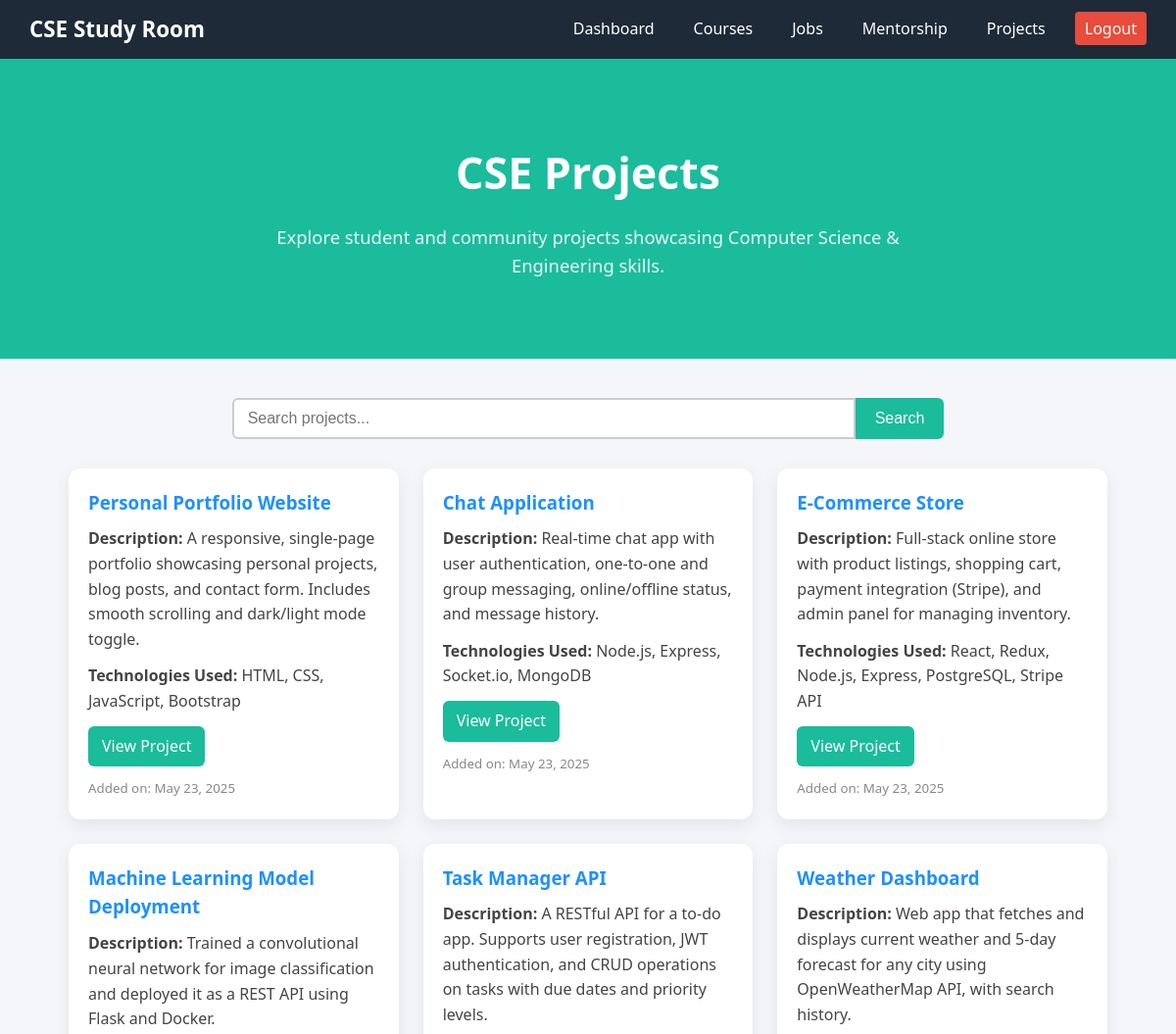
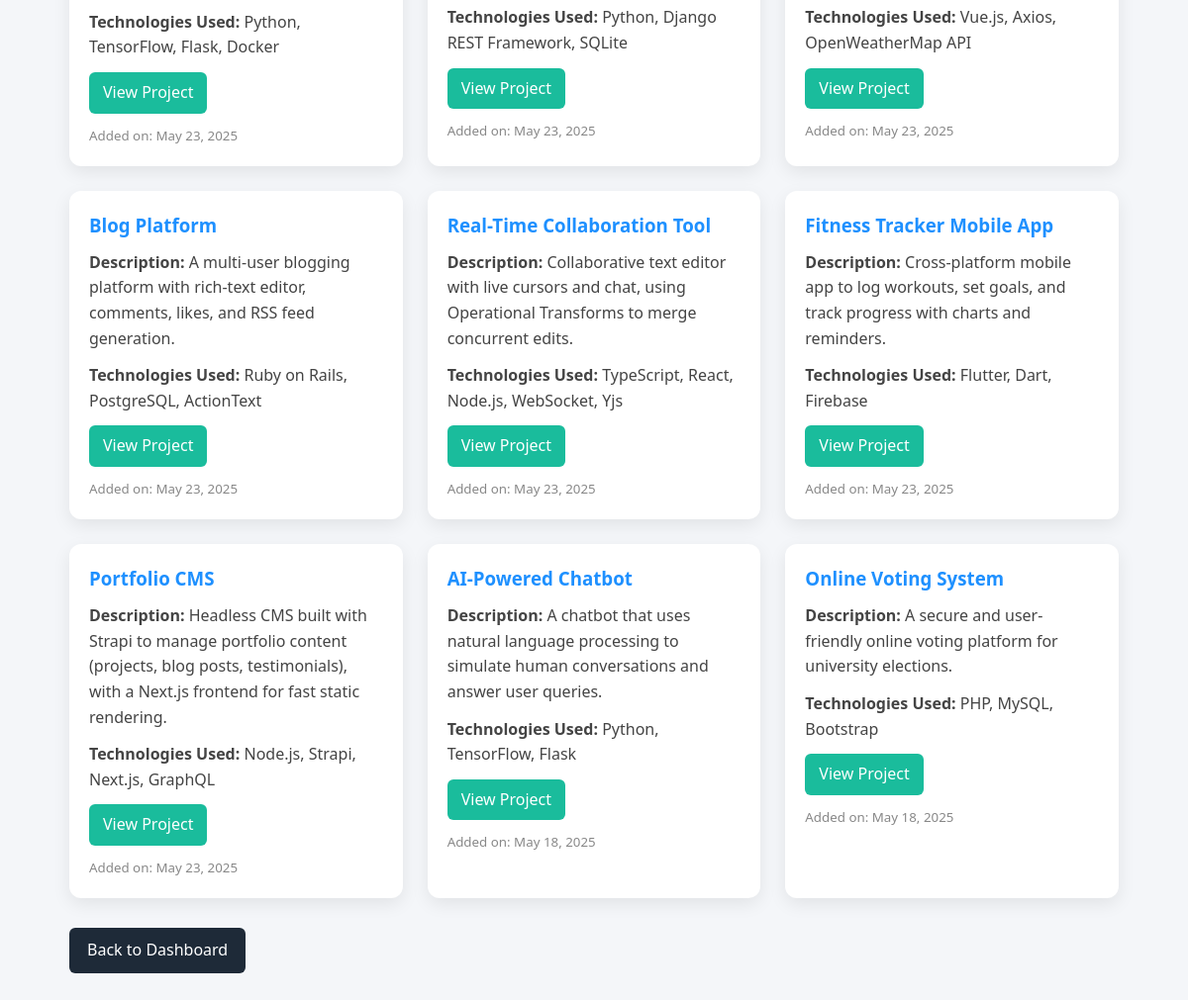
Screenshot of /pages/projects.php (signed in) with the database file from the repository (2 pictures, top to bottom).
### tables this page shows
CREATE TABLE `projects` (
  `id` int(11) NOT NULL,
  `title` varchar(255) NOT NULL,
  `description` text NOT NULL,
  `technologies` varchar(255) NOT NULL,
  `link` text NOT NULL,
  `created_at` timestamp NOT NULL DEFAULT current_timestamp()
);

### pages/projects.php (the view, shortened to what this page needs)
<?php
include('../db.php');
$search = '';
$params = [];
$sql = "SELECT * FROM projects";
$sql .= " ORDER BY created_at DESC";
$stmt = $conn->prepare($sql);
$stmt->execute($params);
$projects = $stmt->fetchAll(PDO::FETCH_ASSOC);
?>
<!DOCTYPE html>
<html lang="en">
<head>
  <link rel="stylesheet" href="../assets/css/projects.css">
</head>
<body>
  <nav class="nav">
    <div class="nav__brand">CSE Study Room</div>
    <ul class="nav__links">
      <li><a href="dashboard.php">Dashboard</a></li>
      <li><a href="courses.php">Courses</a></li>
      <li><a href="jobs.php">Jobs</a></li>
      <li><a href="mentorship.php">Mentorship</a></li>
      <li><a href="projects.php">Projects</a></li>
      <li><a href="../auth/logout.php" class="nav__logout">Logout</a></li>
    </ul>
  </nav>
  <section class="hero">
    <h1 class="hero-title">CSE Projects</h1>
    <p class="hero-subtitle">
      Explore student and community projects showcasing Computer Science &amp; Engineering skills.
    </p>
  </section>
  <div class="container">
    <form class="search-form" method="GET" action="projects.php">
      <input
        type="text"
        name="search"
        class="search-input"
        placeholder="Search projects..."
        value="<?php echo htmlspecialchars($search); ?>"
      >
      <button type="submit" class="search-btn">Search</button>
    </form>
    <?php if ($projects): ?>
      <div class="projects-list">
        <?php foreach ($projects as $project): ?>
          <div class="project-item">
            <h3><?php echo htmlspecialchars($project['title']); ?></h3>
            <p><strong>Description:</strong> <?php echo htmlspecialchars($project['description']); ?></p>
            <p><strong>Technologies Used:</strong> <?php echo htmlspecialchars($project['technologies']); ?></p>
            <a href="<?php echo htmlspecialchars($project['link']); ?>"
               target="_blank"
               class="btn">View Project</a>
            <small>Added on: <?php echo date('F j, Y', strtotime($project['created_at'])); ?></small>
          </div>
        <?php endforeach; ?>
      </div>
    <?php else: ?>
      <p class="no-results">No projects found. Try a different search term.</p>
    <?php endif; ?>
    <div class="section">
      <a href="dashboard.php" class="btn">Back to Dashboard</a>
    </div>
  </div>
</body>
</html>

### style/projects.css (style rules this page uses)
* { margin: 0; padding: 0; box-sizing: border-box; }
body { font-family: 'Segoe UI', Tahoma, Geneva, Verdana, sans-serif; background-color: #f4f6f9; color: #333; line-height: 1.6; }
.nav { display: flex; align-items: center; justify-content: space-between; background: #1e2a38; padding: 0 30px; height: 60px; }
.nav__brand { color: #fff; font-size: 1.4rem; font-weight: bold; }
.nav__links { list-style: none; display: flex; gap: 20px; }
.nav__links a { color: #fff; text-decoration: none; font-weight: 500; padding: 6px 10px; border-radius: 4px; transition: background .2s, color .2s; }
.nav__logout { background: #e74c3c; }
.hero { background: #1abc9c; color: #fff; padding: 80px 20px; text-align: center; }
.hero-title { font-size: 2.8rem; margin-bottom: 15px; }
.hero-subtitle { font-size: 1.15rem; max-width: 700px; margin: 0 auto; opacity: .9; }
.container { max-width: 1100px; margin: 40px auto; padding: 0 20px; }
.search-form { display: flex; justify-content: center; margin-bottom: 30px; }
.search-input { width: 60%; padding: 10px 14px; border: 2px solid #ccc; border-radius: 6px 0 0 6px; font-size: 1em; outline: none; transition: border-color .2s; }
.search-btn { background: #1abc9c; color: #fff; border: none; padding: 10px 20px; border-radius: 0 6px 6px 0; font-size: 1em; cursor: pointer; transition: background .2s; }
.projects-list { display: grid; grid-template-columns: repeat(auto-fit, minmax(300px,1fr)); gap: 25px; }
.project-item { background: #fff; border-radius: 12px; padding: 20px; box-shadow: 0 6px 18px rgba(0,0,0,.08); transition: transform .3s, box-shadow .3s; }
.project-item h3 { color: #1e90ff; margin-bottom: 10px; }
.project-item p { margin-bottom: 12px; color: #444; }
.project-item a.btn { display: inline-block; background: #1abc9c; color: #fff; text-decoration: none; padding: 8px 14px; border-radius: 6px; font-weight: 500; transition: background .2s; }
.project-item small { display: block; margin-top: 12px; color: #888; }
.section .btn { display: inline-block; margin-top: 30px; background: #1e2a38; color: #fff; padding: 10px 18px; border-radius: 6px; text-decoration: none; transition: background .2s; }

### rows the page displays
projects: title "Personal Portfolio Website", description "A responsive, single-page portfolio showcasing personal projects, blog posts, and contact form. Includes smooth scrolling and dark/light mode toggle.", technologies "HTML, CSS, JavaScript, Bootstrap", created_at "May 23, 2025"
projects: title "Chat Application", description "Real-time chat app with user authentication, one-to-one and group messaging, online/offline status, and message history.", technologies "Node.js, Express, Socket.io, MongoDB", created_at "May 23, 2025"
projects: title "E-Commerce Store", description "Full-stack online store with product listings, shopping cart, payment integration (Stripe), and admin panel for managing inventory.", technologies "React, Redux, Node.js, Express, PostgreSQL, Stripe API", created_at "May 23, 2025"
projects: title "Machine Learning Model Deployment", description "Trained a convolutional neural network for image classification and deployed it as a REST API using Flask and Docker.", technologies "Python, TensorFlow, Flask, Docker", created_at "May 23, 2025"
projects: title "Task Manager API", description "A RESTful API for a to-do app. Supports user registration, JWT authentication, and CRUD operations on tasks with due dates and priority levels.", technologies "Python, Django REST Framework, SQLite", created_at "May 23, 2025"
projects: title "Weather Dashboard", description "Web app that fetches and displays current weather and 5-day forecast for any city using OpenWeatherMap API, with search history.", technologies "Vue.js, Axios, OpenWeatherMap API", created_at "May 23, 2025"
projects: title "Blog Platform", description "A multi-user blogging platform with rich-text editor, comments, likes, and RSS feed generation.", technologies "Ruby on Rails, PostgreSQL, ActionText", created_at "May 23, 2025"
projects: title "Real-Time Collaboration Tool", description "Collaborative text editor with live cursors and chat, using Operational Transforms to merge concurrent edits.", technologies "TypeScript, React, Node.js, WebSocket, Yjs", created_at "May 23, 2025"
projects: title "Fitness Tracker Mobile App", description "Cross-platform mobile app to log workouts, set goals, and track progress with charts and reminders.", technologies "Flutter, Dart, Firebase", created_at "May 23, 2025"
projects: title "Portfolio CMS", description "Headless CMS built with Strapi to manage portfolio content (projects, blog posts, testimonials), with a Next.js frontend for fast static rendering.", technologies "Node.js, Strapi, Next.js, GraphQL", created_at "May 23, 2025"
projects: title "AI-Powered Chatbot", description "A chatbot that uses natural language processing to simulate human conversations and answer user queries.", technologies "Python, TensorFlow, Flask", created_at "May 18, 2025"
projects: title "Online Voting System", description "A secure and user-friendly online voting platform for university elections.", technologies "PHP, MySQL, Bootstrap", created_at "May 18, 2025"
